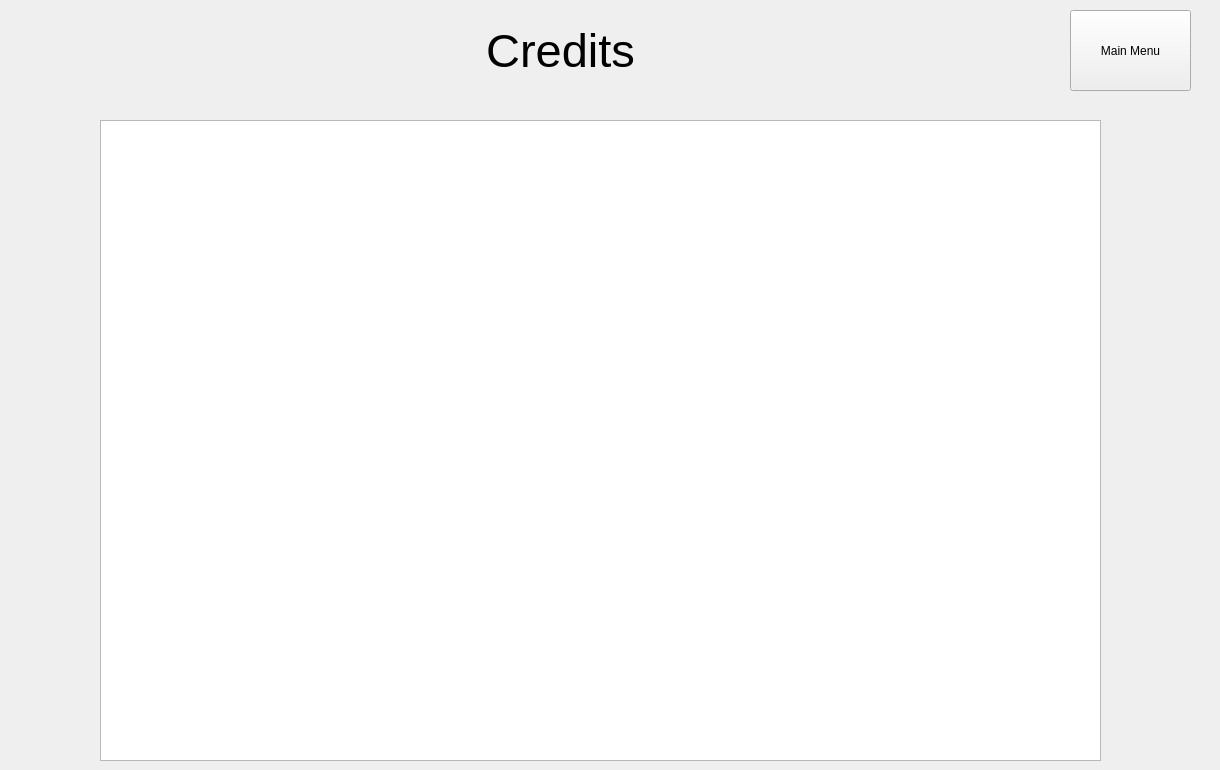
<?xml version="1.0" encoding="UTF-8"?>
<ui version="4.0">
 <class>Form</class>
 <widget class="QWidget" name="Form">
  <property name="geometry">
   <rect>
    <x>0</x>
    <y>0</y>
    <width>1220</width>
    <height>770</height>
   </rect>
  </property>
  <property name="windowTitle">
   <string>Form</string>
  </property>
  <widget class="QLabel" name="iconLabel">
   <property name="geometry">
    <rect>
     <x>15</x>
     <y>10</y>
     <width>101</width>
     <height>101</height>
    </rect>
   </property>
   <property name="text">
    <string/>
   </property>
   <property name="pixmap">
    <pixmap>../../../Downloads/image.png</pixmap>
   </property>
   <property name="scaledContents">
    <bool>true</bool>
   </property>
  </widget>
  <widget class="QLabel" name="label">
   <property name="geometry">
    <rect>
     <x>415</x>
     <y>0</y>
     <width>291</width>
     <height>101</height>
    </rect>
   </property>
   <property name="font">
    <font>
     <pointsize>35</pointsize>
    </font>
   </property>
   <property name="text">
    <string>Credits</string>
   </property>
   <property name="alignment">
    <set>Qt::AlignmentFlag::AlignCenter</set>
   </property>
  </widget>
  <widget class="QPushButton" name="menuButton">
   <property name="geometry">
    <rect>
     <x>1070</x>
     <y>10</y>
     <width>121</width>
     <height>81</height>
    </rect>
   </property>
   <property name="text">
    <string>Main Menu</string>
   </property>
  </widget>
  <widget class="QTextBrowser" name="textBrowser">
   <property name="geometry">
    <rect>
     <x>100</x>
     <y>120</y>
     <width>1001</width>
     <height>641</height>
    </rect>
   </property>
  </widget>
 </widget>
 <resources/>
 <connections/>
</ui>
